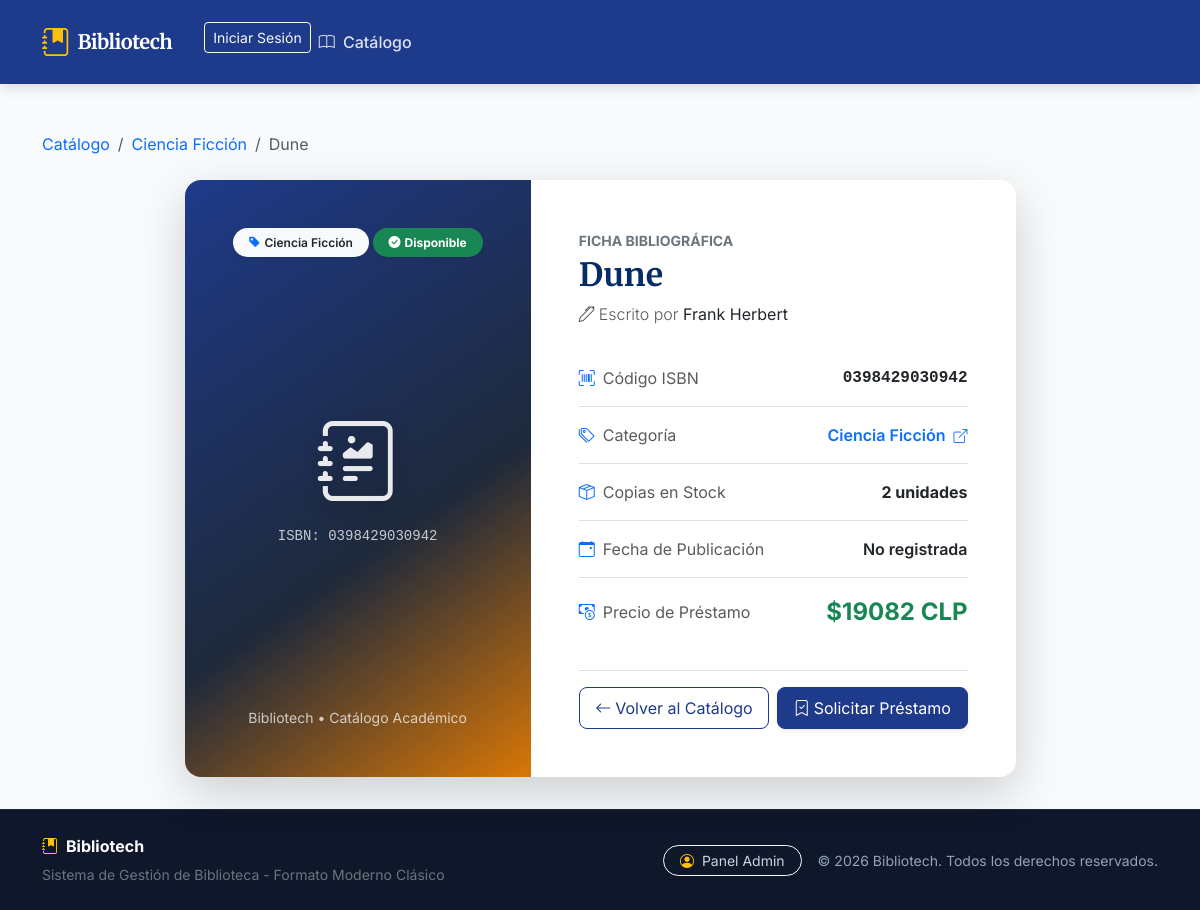
Screenshot of /libros/12/ with the database file from the repository.
### biblioteca/models.py (models this page shows, shortened)
class Libro(models.Model):
    isbn = models.CharField(max_length=20, unique=True, verbose_name="ISBN")
    titulo = models.CharField(max_length=150, verbose_name='Título del Libro')
    autor = models.CharField(max_length=100, verbose_name='Autor')
    precio_prestamo = models.IntegerField(verbose_name='Precio Préstamo ($ CLP)')
    stock_copias = models.IntegerField(verbose_name='Copias Disponibles')
    disponible = models.BooleanField(default=True, verbose_name='Disponible')
    fecha_publicacion = models.DateField(verbose_name='Fecha de Publicación', null=True)
    categoria = models.ForeignKey(Categoria, on_delete=models.CASCADE, null=True, blank=True, related_name='libros')

class Categoria(models.Model):
    nombre = models.CharField(max_length=30, verbose_name="Nombre")
    descripcion = models.TextField(blank=True, null=True)

### biblioteca/views.py (the view)
# urls.py: path('libros/<int:pk>/', views.LibroDetailView.as_view(), name='detalle_libro'),
class LibroDetailView(DetailView):
    model = Libro
    template_name = 'templates_con_ia/detalle_libro.html'
    context_object_name = 'libro'

### biblioteca/templates/templates_con_ia/detalle_libro.html (shortened to what this page needs)
{% extends "templates_con_ia/base.html" %}
{% block content %}
<div class="container py-2">
    <nav aria-label="breadcrumb" class="mb-4">
        <ol class="breadcrumb">
            <li class="breadcrumb-item"><a href="{% url 'lista_libros' %}" class="text-decoration-none">Catálogo</a></li>
            {% if libro.categoria %}
            <li class="breadcrumb-item"><a href="{% url 'libros_por_categoria' libro.categoria.id %}" class="text-decoration-none">{{ libro.categoria.nombre }}</a></li>
            {% endif %}
            <li class="breadcrumb-item active text-truncate" aria-current="page" style="max-width: 250px;">{{ libro.titulo }}</li>
        </ol>
    </nav>
    <div class="row justify-content-center">
        <div class="col-lg-10 col-xl-9">
            <div class="card shadow-lg border-0 rounded-4 overflow-hidden bg-white">
                <div class="row g-0">
                    <div class="col-md-5 d-flex flex-column justify-content-between p-4 p-lg-5 text-white position-relative"
                         style="background: linear-gradient(145deg, #1E3A8A 0%, #1e293b 60%, #D97706 100%); min-height: 380px;">
                        <div class="d-flex justify-content-between align-items-start">
                            {% if libro.categoria %}
                            <a href="{% url 'libros_por_categoria' libro.categoria.id %}"
                               class="badge bg-light text-dark text-decoration-none px-3 py-2 rounded-pill fw-semibold shadow-sm">
                                <i class="bi bi-tag-fill text-primary me-1"></i>{{ libro.categoria.nombre }}
                            </a>
                            {% else %}
                            <span class="badge bg-light text-dark px-3 py-2 rounded-pill">General</span>
                            {% endif %}
                            <span class="badge {% if libro.disponible and libro.stock_copias > 0 %}bg-success{% else %}bg-danger{% endif %} px-3 py-2 rounded-pill shadow-sm">
                                {% if libro.disponible and libro.stock_copias > 0 %}
                                    <i class="bi bi-check-circle-fill me-1"></i>Disponible
                                {% else %}
                                    <i class="bi bi-x-circle-fill me-1"></i>No disponible
                                {% endif %}
                            </span>
                        </div>
                        <div class="text-center my-4">
                            <i class="bi bi-journal-richtext display-1" style="opacity: 0.9; filter: drop-shadow(0 6px 10px rgba(0,0,0,0.3));"></i>
                            <p class="font-monospace small mt-3 mb-0 opacity-75">ISBN: {{ libro.isbn }}</p>
                        </div>
                        <div class="text-center">
                            <small class="text-light opacity-75">Bibliotech &bull; Catálogo Académico</small>
                        </div>
                    </div>
                    <div class="col-md-7 p-4 p-lg-5 d-flex flex-column justify-content-between">
                        <div>
                            <span class="text-uppercase small tracking-wide text-secondary fw-bold">Ficha Bibliográfica</span>
                            <h1 class="h2 fw-bold text-primary-emphasis mt-1 mb-2">{{ libro.titulo }}</h1>
                            <p class="lead text-muted fs-6 mb-4">
                                <i class="bi bi-pen me-1"></i>Escrito por <strong class="text-dark">{{ libro.autor }}</strong>
                            </p>
                            <ul class="list-group list-group-flush mb-4">
                                <li class="list-group-item d-flex justify-content-between align-items-center px-0 py-3">
                                    <span class="text-muted"><i class="bi bi-upc-scan me-2 text-primary"></i>Código ISBN</span>
                                    <span class="font-monospace fw-semibold">{{ libro.isbn }}</span>
                                </li>
                                <li class="list-group-item d-flex justify-content-between align-items-center px-0 py-3">
                                    <span class="text-muted"><i class="bi bi-tags me-2 text-primary"></i>Categoría</span>
                                    {% if libro.categoria %}
                                    <a href="{% url 'libros_por_categoria' libro.categoria.id %}" class="fw-semibold text-decoration-none">
                                        {{ libro.categoria.nombre }} <i class="bi bi-box-arrow-up-right small ms-1"></i>
                                    </a>
                                    {% else %}
                                    <span class="text-muted">Sin categoría</span>
                                    {% endif %}
                                </li>
                                <li class="list-group-item d-flex justify-content-between align-items-center px-0 py-3">
                                    <span class="text-muted"><i class="bi bi-box-seam me-2 text-primary"></i>Copias en Stock</span>
                                    <span class="fw-bold {% if libro.stock_copias > 0 %}text-dark{% else %}text-danger{% endif %}">
                                        {{ libro.stock_copias }} unidades
                                    </span>
                                </li>
                                <li class="list-group-item d-flex justify-content-between align-items-center px-0 py-3">
                                    <span class="text-muted"><i class="bi bi-calendar-event me-2 text-primary"></i>Fecha de Publicación</span>
                                    <span class="fw-semibold">{{ libro.fecha_publicacion|date:"d \d\e F \d\e Y"|default:"No registrada" }}</span>
                                </li>
                                <li class="list-group-item d-flex justify-content-between align-items-center px-0 py-3">
                                    <span class="text-muted"><i class="bi bi-cash-coin me-2 text-primary"></i>Precio de Préstamo</span>
                                    <span class="fs-4 fw-bold text-success">${{ libro.precio_prestamo }} CLP</span>
                                </li>
                            </ul>
                        </div>
                        <div class="pt-3 border-top">
                            <div class="row g-2">
                                <div class="col-sm-6">
                                    <a href="{% url 'lista_libros' %}" class="btn btn-outline-primary w-100 py-2 rounded-3">
                                        <i class="bi bi-arrow-left me-1"></i>Volver al Catálogo
                                    </a>
                                </div>
                                <div class="col-sm-6">
                                    {% if libro.disponible and libro.stock_copias > 0 %}
                                    <button type="button" class="btn btn-primary w-100 py-2 rounded-3 shadow-sm" onclick="alert('Solicitud de préstamo registrada para: {{ libro.titulo|escapejs }}');">
                                        <i class="bi bi-bookmark-check me-1"></i>Solicitar Préstamo
                                    </button>
                                    {% else %}
                                    <button type="button" class="btn btn-secondary w-100 py-2 rounded-3" disabled>
                                        <i class="bi bi-x-circle me-1"></i>No Disponible
                                    </button>
                                    {% endif %}
                                </div>
                            </div>
                        </div>
                    </div>
                </div>
            </div>
        </div>
    </div>
</div>
{% endblock %}

### biblioteca/templates/templates_con_ia/base.html (style rules this page uses)
:root { --bibliotech-primary: #1E3A8A; --bibliotech-primary-dark: #172554; --bibliotech-secondary: #D97706; --bibliotech-accent: #0891B2; --bibliotech-bg: #F8FAFC; --bibliotech-surface: #FFFFFF; --bibliotech-success: #16A34A; --bibliotech-danger: #DC2626; --font-serif: 'Merriweather', Georgia, serif; --font-sans: 'Inter', -apple-system, BlinkMacSystemFont, "Segoe UI", Roboto, sans-serif; }
body { font-family: var(--font-sans); background-color: var(--bibliotech-bg); color: #1E293B; min-height: 100vh; display: flex; flex-direction: column; }
h1, h2, h3, h4, h5, h6, .font-serif, .navbar-brand { font-family: var(--font-serif); }
.btn-primary { background-color: var(--bibliotech-primary); border-color: var(--bibliotech-primary); }
.btn-outline-primary { color: var(--bibliotech-primary); border-color: var(--bibliotech-primary); }

### rows the page displays
Libro: categoria.nombre "Ciencia Ficción", titulo "Dune", isbn "0398429030942", autor "Frank Herbert", stock_copias "2", fecha_publicacion "No registrada", precio_prestamo "19082"
